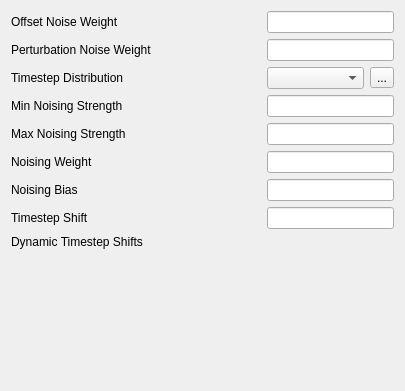
<?xml version="1.0" encoding="UTF-8"?>
<ui version="4.0">
 <class>Form</class>
 <widget class="QWidget" name="Form">
  <property name="geometry">
   <rect>
    <x>0</x>
    <y>0</y>
    <width>405</width>
    <height>391</height>
   </rect>
  </property>
  <property name="windowTitle">
   <string>Form</string>
  </property>
  <layout class="QVBoxLayout" name="verticalLayout">
   <item>
    <layout class="QHBoxLayout" name="horizontalLayout">
     <item>
      <widget class="QLabel" name="OffsetNoiseLabel">
       <property name="minimumSize">
        <size>
         <width>250</width>
         <height>0</height>
        </size>
       </property>
       <property name="text">
        <string>Offset Noise Weight</string>
       </property>
      </widget>
     </item>
     <item>
      <widget class="QLineEdit" name="OffsetNoise"/>
     </item>
    </layout>
   </item>
   <item>
    <layout class="QHBoxLayout" name="horizontalLayout_2">
     <item>
      <widget class="QLabel" name="PerturbationNoiseLabel">
       <property name="minimumSize">
        <size>
         <width>250</width>
         <height>0</height>
        </size>
       </property>
       <property name="text">
        <string>Perturbation Noise Weight</string>
       </property>
      </widget>
     </item>
     <item>
      <widget class="QLineEdit" name="PerturbationNoise"/>
     </item>
    </layout>
   </item>
   <item>
    <layout class="QHBoxLayout" name="horizontalLayout_8">
     <item>
      <widget class="QLabel" name="TimeStepLabel">
       <property name="minimumSize">
        <size>
         <width>250</width>
         <height>0</height>
        </size>
       </property>
       <property name="text">
        <string>Timestep Distribution</string>
       </property>
      </widget>
     </item>
     <item>
      <widget class="QComboBox" name="TimeStepCombo"/>
     </item>
     <item>
      <widget class="QToolButton" name="TimeStepToolButton">
       <property name="text">
        <string>...</string>
       </property>
      </widget>
     </item>
    </layout>
   </item>
   <item>
    <layout class="QHBoxLayout" name="horizontalLayout_3">
     <item>
      <widget class="QLabel" name="MinNoisingStrengthLabel">
       <property name="minimumSize">
        <size>
         <width>250</width>
         <height>0</height>
        </size>
       </property>
       <property name="text">
        <string>Min Noising Strength</string>
       </property>
      </widget>
     </item>
     <item>
      <widget class="QLineEdit" name="MinNoisingStrength"/>
     </item>
    </layout>
   </item>
   <item>
    <layout class="QHBoxLayout" name="horizontalLayout_4">
     <item>
      <widget class="QLabel" name="MaxNoisingStrengthLabel">
       <property name="minimumSize">
        <size>
         <width>250</width>
         <height>0</height>
        </size>
       </property>
       <property name="text">
        <string>Max Noising Strength</string>
       </property>
      </widget>
     </item>
     <item>
      <widget class="QLineEdit" name="MaxNoisingStrength"/>
     </item>
    </layout>
   </item>
   <item>
    <layout class="QHBoxLayout" name="horizontalLayout_5">
     <item>
      <widget class="QLabel" name="NoisingWeightLabel">
       <property name="minimumSize">
        <size>
         <width>250</width>
         <height>0</height>
        </size>
       </property>
       <property name="text">
        <string>Noising Weight</string>
       </property>
      </widget>
     </item>
     <item>
      <widget class="QLineEdit" name="NoisingWeight"/>
     </item>
    </layout>
   </item>
   <item>
    <layout class="QHBoxLayout" name="horizontalLayout_6">
     <item>
      <widget class="QLabel" name="NoisingBiasLabel">
       <property name="minimumSize">
        <size>
         <width>250</width>
         <height>0</height>
        </size>
       </property>
       <property name="text">
        <string>Noising Bias</string>
       </property>
      </widget>
     </item>
     <item>
      <widget class="QLineEdit" name="NoisingBias"/>
     </item>
    </layout>
   </item>
   <item>
    <layout class="QHBoxLayout" name="horizontalLayout_7">
     <item>
      <widget class="QLabel" name="TimeStepShiftLabel">
       <property name="minimumSize">
        <size>
         <width>250</width>
         <height>0</height>
        </size>
       </property>
       <property name="text">
        <string>Timestep Shift</string>
       </property>
      </widget>
     </item>
     <item>
      <widget class="QLineEdit" name="TimeStepShift"/>
     </item>
    </layout>
   </item>
   <item>
    <layout class="QHBoxLayout" name="horizontalLayout_9">
     <item>
      <widget class="QLabel" name="DynamicTimestepLabel">
       <property name="minimumSize">
        <size>
         <width>250</width>
         <height>0</height>
        </size>
       </property>
       <property name="text">
        <string>Dynamic Timestep Shifts</string>
       </property>
      </widget>
     </item>
     <item>
      <widget class="PlCheckBox" name="DynamicTimeStepCheck">
       <property name="toolTip">
        <string>Custom checkbox with styling</string>
       </property>
      </widget>
     </item>
    </layout>
   </item>
   <item>
    <spacer name="verticalSpacer">
     <property name="orientation">
      <enum>Qt::Orientation::Vertical</enum>
     </property>
     <property name="sizeHint" stdset="0">
      <size>
       <width>20</width>
       <height>25</height>
      </size>
     </property>
    </spacer>
   </item>
  </layout>
 </widget>
 <customwidgets>
  <customwidget>
   <class>PlCheckBox</class>
   <extends>QWidget</extends>
   <header>plwidgets.PlWidgets</header>
  </customwidget>
 </customwidgets>
 <resources/>
 <connections/>
</ui>
